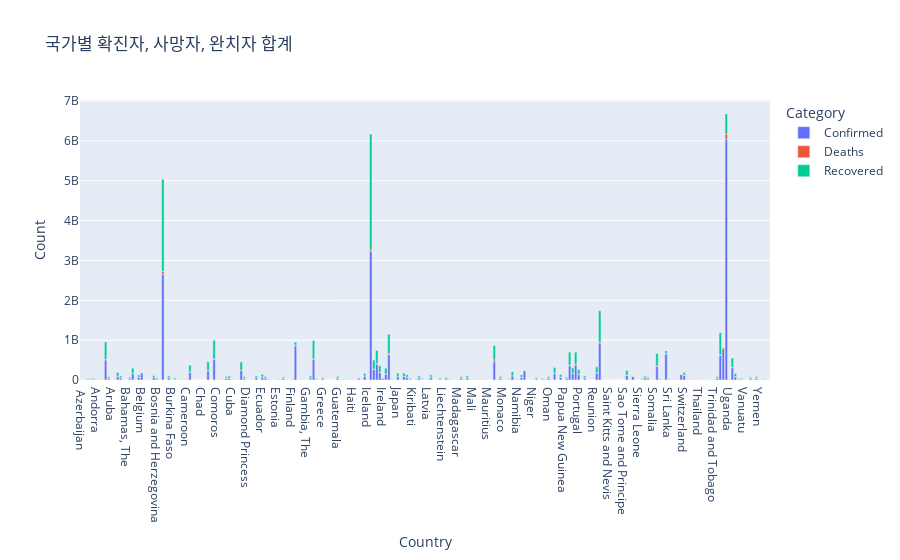

Notebook cell for this chart:
### Code cell
fig = px.bar(bar1_long, x="Country", y="Count", color="Category",\
             title="국가별 확진자, 사망자, 완치자 합계")
fig.show()

### Figure 1 — Plotly figure (JSON) as saved in the notebook; plotly's stock layout.template omitted (floating-point values rounded to 4 significant figures; data arrays with more than 128 entries replaced by an {"elided": "..."} marker saying what was removed)
{"data": [{"alignmentgroup": "True", "hovertemplate": "Category=Confirmed<br>Country=%{x}<br>Count=%{y}<extra></extra>", "legendgroup": "Confirmed", "marker": {"color": "#636efa", "pattern": {"shape": ""}}, "name": "Confirmed", "offsetgroup": "Confirmed", "orientation": "v", "showlegend": true, "textposition": "auto", "type": "bar", "x": {"elided": "229 str values"}, "xaxis": "x", "y": {"elided": "229 int values"}, "yaxis": "y"}, {"alignmentgroup": "True", "hovertemplate": "Category=Deaths<br>Country=%{x}<br>Count=%{y}<extra></extra>", "legendgroup": "Deaths", "marker": {"color": "#EF553B", "pattern": {"shape": ""}}, "name": "Deaths", "offsetgroup": "Deaths", "orientation": "v", "showlegend": true, "textposition": "auto", "type": "bar", "x": {"elided": "229 str values"}, "xaxis": "x", "y": {"elided": "229 int values"}, "yaxis": "y"}, {"alignmentgroup": "True", "hovertemplate": "Category=Recovered<br>Country=%{x}<br>Count=%{y}<extra></extra>", "legendgroup": "Recovered", "marker": {"color": "#00cc96", "pattern": {"shape": ""}}, "name": "Recovered", "offsetgroup": "Recovered", "orientation": "v", "showlegend": true, "textposition": "auto", "type": "bar", "x": {"elided": "229 str values"}, "xaxis": "x", "y": {"elided": "229 int values"}, "yaxis": "y"}], "layout": {"barmode": "relative", "legend": {"title": {"text": "Category"}, "tracegroupgap": 0}, "title": {"text": "국가별 확진자, 사망자, 완치자 합계"}, "xaxis": {"anchor": "y", "domain": [0, 1], "title": {"text": "Country"}}, "yaxis": {"anchor": "x", "domain": [0, 1], "title": {"text": "Count"}}}}
